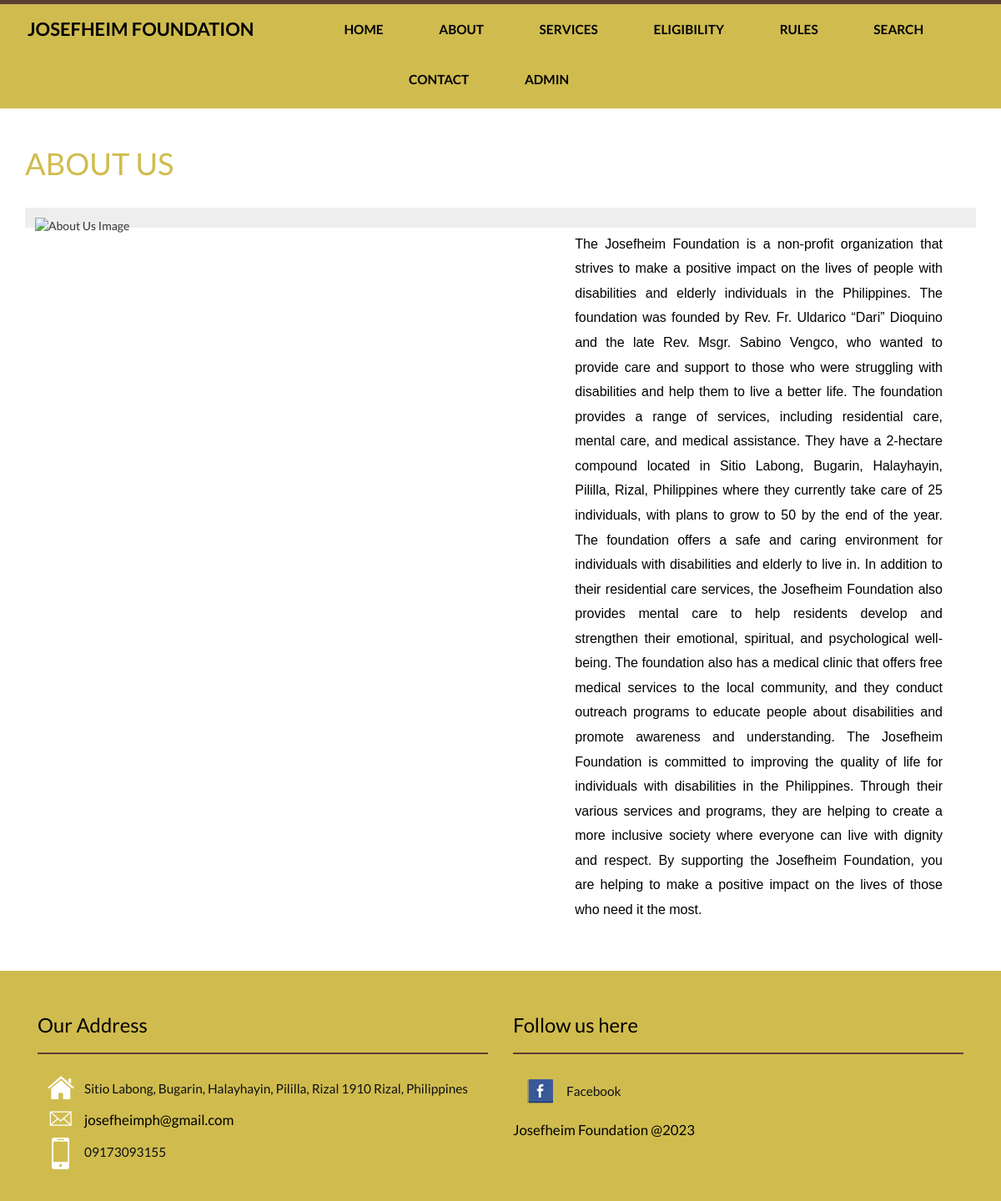
Page /about.php on the committed database.
### tables this page shows
CREATE TABLE `tblpage` (
  `ID` int(10) NOT NULL,
  `PageType` varchar(200) DEFAULT NULL,
  `PageTitle` mediumtext DEFAULT NULL,
  `PageDescription` mediumtext DEFAULT NULL,
  `Email` varchar(200) DEFAULT NULL,
  `MobileNumber` varchar(15) DEFAULT NULL,
  `UpdationDate` date DEFAULT NULL,
  `Timing` varchar(200) NOT NULL
);

### about.php (the view, shortened to what this page needs)
<?php
include('includes/config.php');
  ?>
<!DOCTYPE HTML>
<html>
<head>
<link href="css/bootstrap.css" rel='stylesheet' type='text/css' />
<link href="css/style.css" rel='stylesheet' type='text/css' />
</head>
<body>
<?php include_once('includes/header.php');?>
	<div class="About-section">
	 	<div class="container">
	 		<h3>ABOUT US</h3>
	 		<div class="about-part">
		 		<div class="about-pic">
		 			<img class="img-responsive" src="images/aboutus.png" alt="About Us Image" />
		 		</div>
		 		<div class="about-textside">
		 			<?php
$ret=mysqli_query($con,"select * from tblpage where PageType='aboutus' ");
while ($row=mysqli_fetch_array($ret)) {
?>
		 			<p><?php  echo $row['PageDescription'];?></p><?php } ?>
		 		</div>
	 		</div>
	 	</div>
	 </div>
	<?php include_once('includes/footer.php');?>
</body>
</html>

### includes/footer.php (shortened to what this page needs)
<div class= "footer">
         <div class="container">
            <div class="col-md-6 footer-grid footer-grid1">
                    <div class="Office Address">
                        <h4>Our Address</h4>
                       <ul class="bottom-icons">
                        <?php
$ret=mysqli_query($con,"select * from tblpage where PageType='contactus' ");
while ($row=mysqli_fetch_array($ret)) {
?>
                            <li><a class="home" href="#"><span> </span></a><?php  echo $row['PageDescription'];?></li>
                            <li><a class="mail" href="mailto:info@example.com"><span> </span><?php  echo $row['Email'];?></a></li>
                            <li><a class="mbl" href="#"><span> </span></a><?php  echo $row['MobileNumber'];?></li>
                            <div class="clearfix"> </div><?php } ?>
                        </ul>
                     </div>
                </div>
                <div class="col-md-6 footer-grid footer-grid3">
                    <div class=" Follow us here">
                    <h4> Follow us here</h4>
                        <ul class="bottom-icons two">
                            <li><a class="fbook" href="https://web.facebook.com/josefheimfoundation/?_rdc=1&_rdr"><span> </span></a>Facebook</li>
                        </ul>
                    </div>
                    <div class="copy-center">
                            <p>Josefheim Foundation @2023</p>
                        </div>
                    </div>
                    <div class="clearfix"> </div>
                </div>
            </div>

### css/style.css (style rules this page uses)
body { background: #fff; font-family: 'Lato', sans-serif; }
.About-section { padding: 2em 0; }
.about-pic { float: left; width:55%; }
.about-textside { float: right; width: 42%; padding: 0em 2em 1em 0em; }
.about-part { border: 12px solid#eee; background: #d0bc4e; }
.About-section h3,.inspiration h3 { margin:0.5em 0 0.9em 0; font-size:2.6em; color:#d0bc4e; text-transform:uppercase; text-align: left; }
.about-textside p { color: #fff; font-size: 1.2em; margin: 1em 0 1em 0; line-height: 1.7em; }
.footer { background: #d0bc4e; padding: 2em 0; }
.footer p { color: #000000; font-size:1.2em; text-decoration: none; font-weight:400; margin: 0; line-height: 1.9em; }
.footer-grid h4 { color: #000000; font-size: 1.7em; text-decoration: none; font-weight: 400; margin: 1em 0; border-bottom: 2px solid #5c4033; padding: 0px 0 20px 0; }
ul.bottom-icons,ul.bottom-icons.two { padding: 0; color: #0e1014; }
ul.bottom-icons li,ul.bottom-icons.two li { display: block; margin-left:0px; list-style: none; color: #0e1014; }
ul.bottom-icons.two li a span { width:32px; height:32px; display: inline-block; background: url('../images/footer.png') no-repeat; vertical-align: middle; -webkit-transition: all 0.3s ease; -moz-transition: all 0.3s ease; -o-transition: all 0.3s ease; transition: all 0.3s ease; margin: 0 16px; }
ul.bottom-icons li a span { width:32px; height:38px; display: inline-block; background: url('../images/icons.png') no-repeat; vertical-align: middle; -webkit-transition: all 0.3s ease; -moz-transition: all 0.3s ease; -o-transition: all 0.3s ease; transition: all 0.3s ease; margin: 0 12px; color: #0e1014; }
ul.bottom-icons li a.home span { background-position: 0px -119px; }
ul.bottom-icons li a.mail span { background-position: 0px -179px; }
ul.bottom-icons li a.mbl span { background-position: 0px -219px; }
ul.bottom-icons.two li a.fbook span { background-position: -0px -0px; }
.bottom-icons li a,.bottom-icons.two li a,.bottom-icons li,.bottom-icons.two li { font-weight: 400; font-size: 1.1em; text-decoration: none; color: #000000; transition: 0.5s all; -webkit-transition: 0.5s all; -moz-transition: 0.5s all; -o-transition: 0.5s all; }
.bottom-icons.two li a { line-height: 2.4em; }

### rows in the picture
tblpage: PageDescription "The Josefheim Foundation is a non-profit organization that strives to make a positive impact on the lives of people with disabilities and elderly individuals in the Philippines. The foundation was founded by Rev. Fr. Uldarico “Dari” Dioquino and the late Rev. Msgr. Sabino Vengco, who wanted to provide care and support to those who were struggling with disabilities and help them to live a better life. The foundation provides a range of services, including residential care, mental care, and medical assistance. They have a 2-hectare compound located in Sitio Labong, Bugarin, Halayhayin, Pililla, Rizal, Philippines where they currently take care of 25 individuals, with plans to grow to 50 by…"
tblpage: PageDescription "Sitio Labong, Bugarin, Halayhayin, Pililla, Rizal 1910 Rizal, Philippines", Email "josefheimph@gmail.com", MobileNumber "09173093155"
